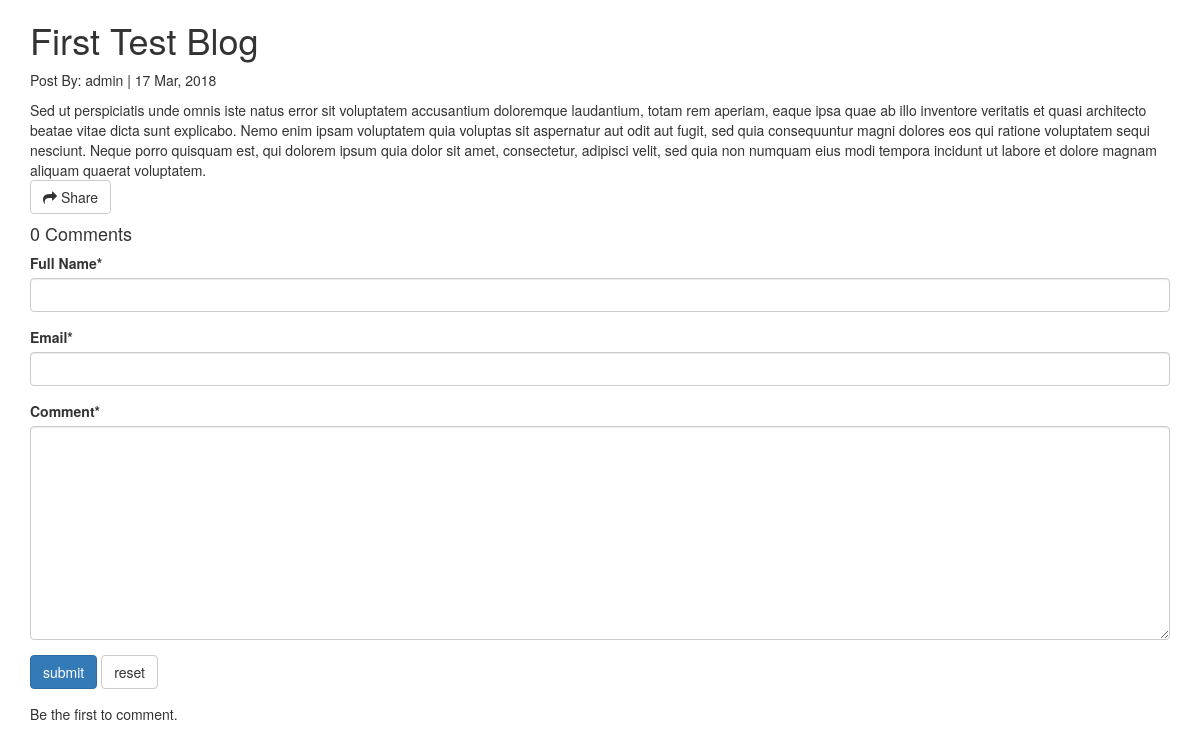
Page /blogs/post/2018/3/17/first-test-blog on the earlier database version.
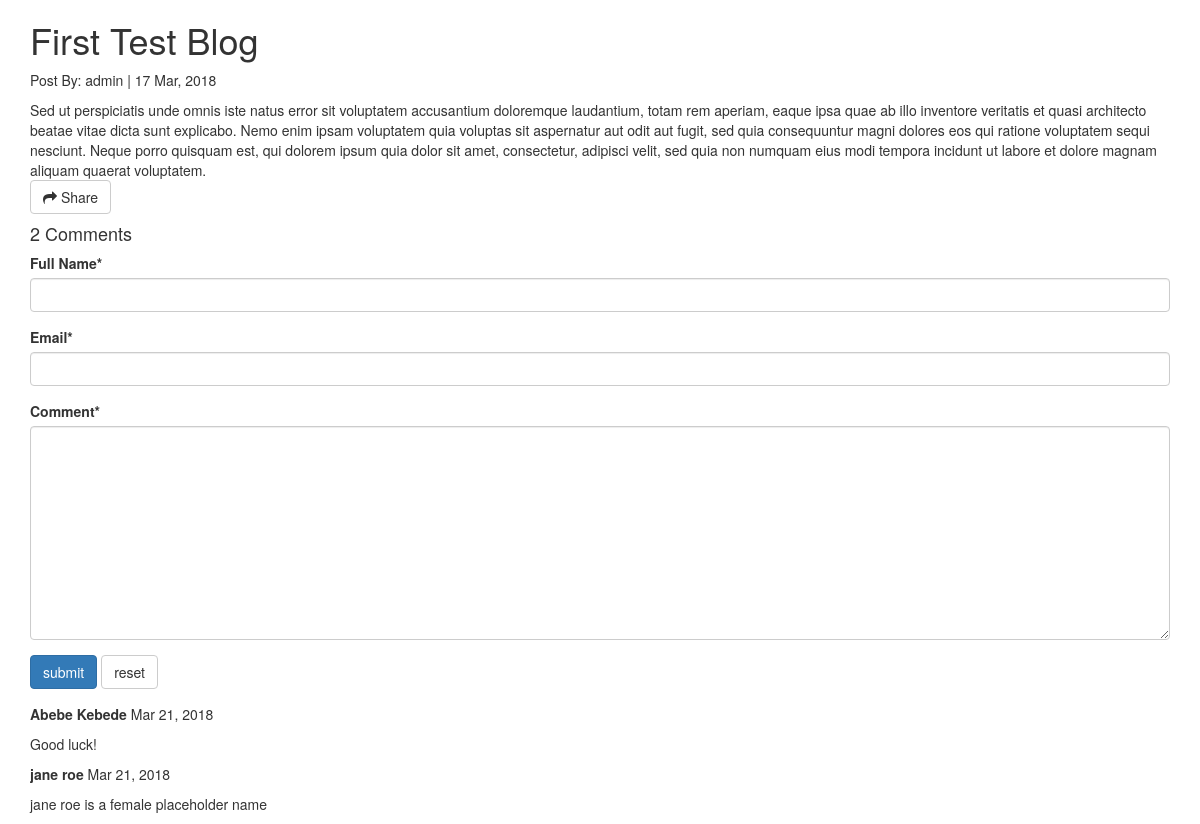
Same page on the later database version.
### blogs/models.py (models this page shows, shortened)
class Post(models.Model):
    STATUS_CHOICES = (
        ('draft', 'Draft'),
        ('published', 'Published'),
    )
    title = models.CharField(max_length=100)
    slug = models.SlugField(max_length=100, unique_for_date='publish')
    author = models.ForeignKey(
        User,
        on_delete=models.CASCADE,
        related_name='blog_posts'
    )
    body = models.TextField()
    publish = models.DateTimeField(default=timezone.now)
    created_at = models.DateTimeField(auto_now_add=True)
    updated_at = models.DateTimeField(auto_now=True)
    status = models.CharField(
        max_length=20,
        choices=STATUS_CHOICES,
        default='draft',
    )
    objects = models.Manager()
    published = PublishedManager()
    class Meta:
        ordering = ['-publish', ]

class Comment(models.Model):
    post = models.ForeignKey(Post, on_delete=models.CASCADE)
    name = models.CharField('Full Name', max_length=60)
    email = models.EmailField()
    body = models.TextField('Comment')
    created_at = models.DateTimeField(auto_now_add=True)
    updated_at = models.DateTimeField(auto_now=True)
    is_approved = models.BooleanField(default=True)
    objects = CommentManager()
    class Meta:
        ordering = ['created_at', ]

### blogs/views.py (the view)
def post_detail(request, year, month, day, slug):
    post = get_object_or_404(
        Post,
        status='published',
        slug=slug,
        publish__year=year,
        publish__month=month,
        publish__day=day
    )
    comment_list = Comment.objects.approved().filter(post=post)
    form_class = CommentForm
    if request.method == 'POST':
        form = form_class(request.POST)
        if form.is_valid():
            new_comment = form.save(commit=False)
            new_comment.post = post
            new_comment.save()
    else:
        form = form_class()
    return render(request, 'blogs/post_detail.html', {
        'post': post,
        'comment_list': comment_list,
        'form': form,
    })

### blogs/forms.py
class CommentForm(forms.ModelForm):
    class Meta:
        model = Comment
        fields = ['name', 'email', 'body']

### blogs/managers.py (called while the page is built)
    def approved(self, *args, **kwargs):
        return self.model.objects.filter(is_approved=True)

### blogs/templates/blogs/post_detail.html (shortened to what this page needs)
{% extends 'base.html' %}
{% load crispy_forms_tags %}
{% block page_main %}
<div class="container">
    <header>
        <h1>{{ post.title }}</h1>
        <p>Post By: {{ post.author }} | {{ post.publish|date:'d M, Y' }}</p>
    </header>
    <section class="bodySection">
        {{ post.body }}
    </section>
    <section class="shareSection">
        <a href="{% url 'blogs:post-share' post.id %}" class="btn btn-default">
            <i class="fa fa-share"></i> Share
        </a>
    </section>
    <section class="commentSection">
        {% with comment_list.count as total_comments %}
        <h4>{{ total_comments }} Comment{{ total_comments|pluralize }}</h4>
        {% endwith %}
        <form method="POST">
            {{ form|crispy }}
            <div class="form-group">
                <button type="submit" class="btn btn-primary">submit</button>
                <button type="reset" class="btn btn-default">reset</button>
            </div>
        </form>
        {% for comment in comment_list %}
        <div class="comments">
            <p><strong>{{ comment.name }}</strong> {{ comment.created_at|date:'M d, Y' }}</p>
            <p>{{ comment.body }}</p>
        </div>
        {% empty %}
        <p>Be the first to comment.</p>
        {% endfor %}
    </section>
</div>
{% endblock %}

### blogs/templates/base.html (shortened to what this page needs)
{% load static %}
<!doctype html>
<html lang="en">
<head>
  <link rel="stylesheet" href="{% static 'assets/vendor/bootstrap/css/bootstrap.min.css' %}">
  <link rel="stylesheet" href="{% static 'assets/vendor/font-awesome/css/font-awesome.min.css' %}">
  <link rel="stylesheet" href="{% static 'assets/custom/css/default.css' %}">
  <link rel="stylesheet" href="{% static 'assets/custom/css/default.css' %}">
</head>
<body>
  {% block page_wrapper %}
  <div id="page_wrapper">
    {% block page_main %}
    {% endblock page_main %}
  </div>
  {% endblock page_wrapper %}
</body>
</html>

Differences in the rows shown:
added Comment: name "Abebe Kebede", created_at "Mar 21, 2018", body "Good luck!"
added Comment: name "jane roe", created_at "Mar 21, 2018", body "jane roe is a female placeholder name"
Other differences:
{{ total_comments }}: "0" → "2"
text no longer shown: "Be the first to comment."
